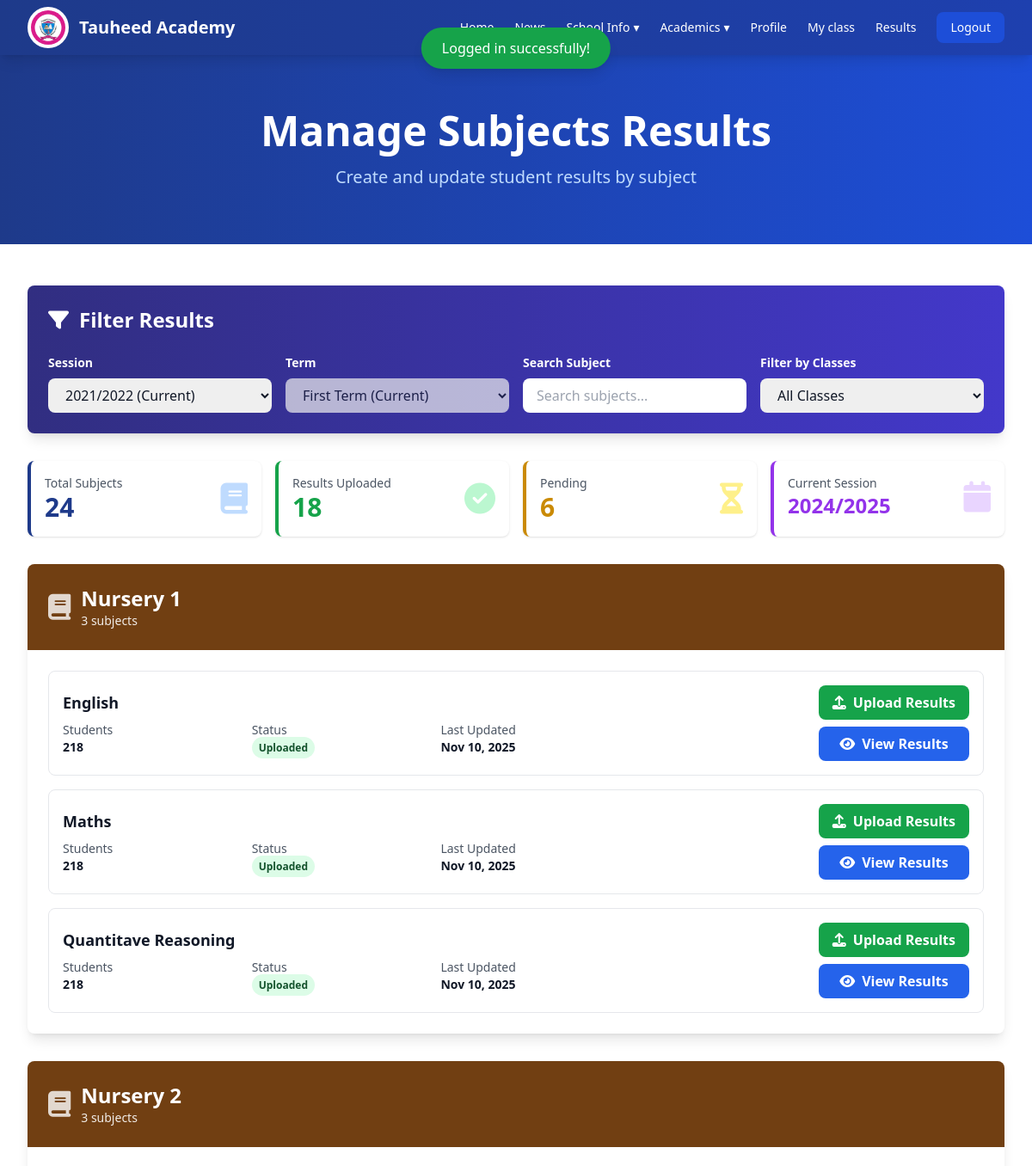
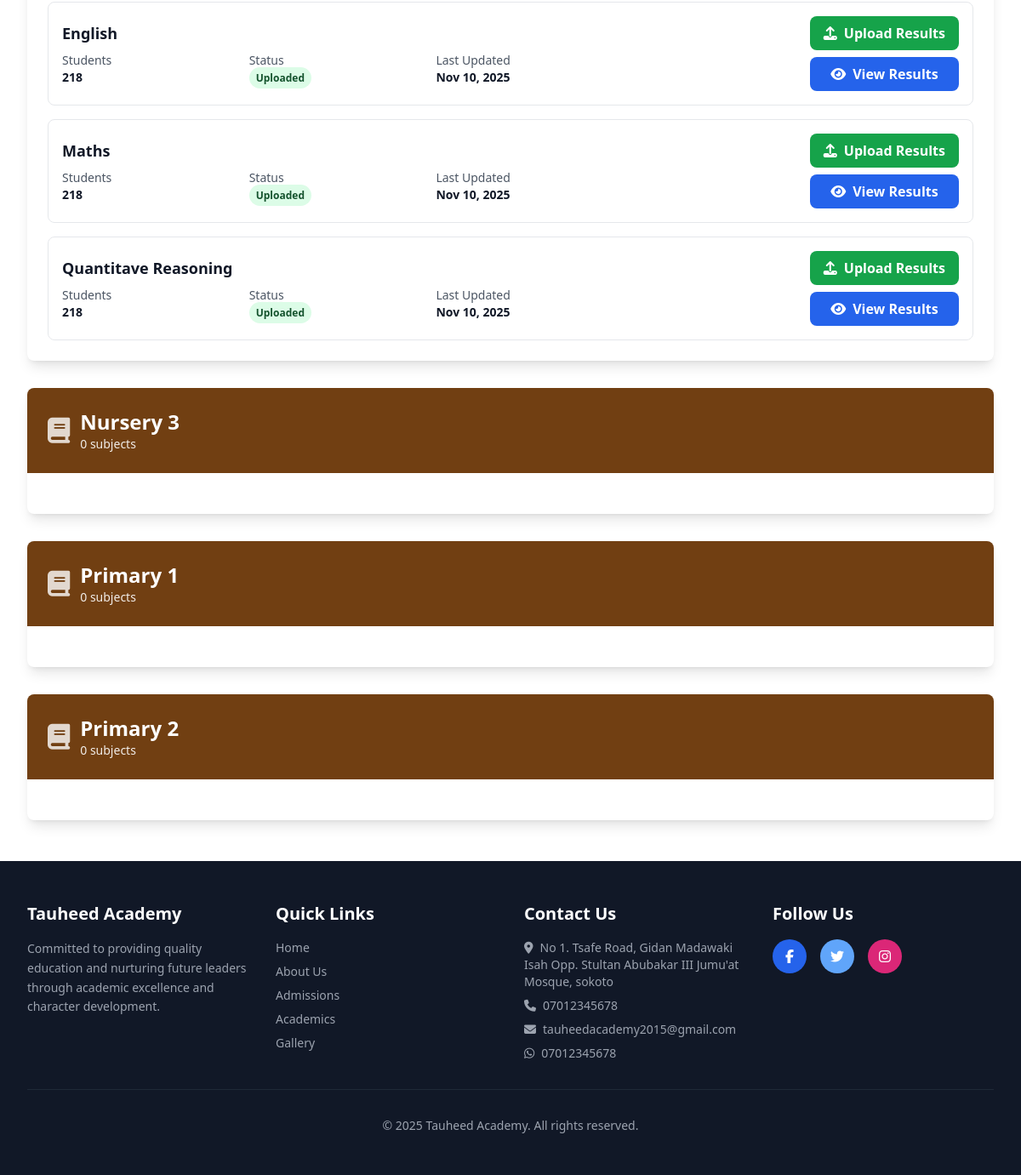
The page /pages/results-management/index.php (signed in) on the database its author committed (2 pictures, top to bottom).
### tables this page shows
CREATE TABLE `schools` (
  `id` int(11) NOT NULL,
  `name` varchar(150) NOT NULL,
  `motto` varchar(255) DEFAULT NULL,
  `address` varchar(255) DEFAULT NULL,
  `phone` varchar(20) DEFAULT NULL,
  `email` varchar(100) DEFAULT NULL,
  `about_message` text DEFAULT NULL,
  `welcome_message` text DEFAULT NULL,
  `whatsapp_number` varchar(20) DEFAULT NULL,
  `facebook` varchar(255) DEFAULT NULL,
  `twitter` varchar(255) DEFAULT NULL,
  `instagram` varchar(255) DEFAULT NULL,
  `admission_number_format` varchar(255) DEFAULT NULL,
  `admission_number_format_description` varchar(255) DEFAULT NULL,
  `created_at` timestamp NOT NULL DEFAULT current_timestamp(),
  `deleted_at` datetime DEFAULT NULL,
  `updated_at` timestamp NOT NULL DEFAULT current_timestamp() ON UPDATE current_timestamp()
);

CREATE TABLE `terms` (
  `id` int(11) NOT NULL,
  `name` varchar(100) NOT NULL,
  `session_id` int(11) NOT NULL,
  `start_date` date DEFAULT NULL,
  `end_date` date DEFAULT NULL,
  `status` enum('pending','ongoing','finished') DEFAULT 'pending',
  `created_at` timestamp NOT NULL DEFAULT current_timestamp(),
  `deleted_at` datetime DEFAULT NULL,
  `updated_at` timestamp NOT NULL DEFAULT current_timestamp() ON UPDATE current_timestamp()
);

CREATE TABLE `sessions` (
  `id` int(11) NOT NULL,
  `name` varchar(100) NOT NULL,
  `start_date` date DEFAULT NULL,
  `end_date` date DEFAULT NULL,
  `status` enum('pending','ongoing','finished') DEFAULT 'pending',
  `created_at` timestamp NOT NULL DEFAULT current_timestamp(),
  `deleted_at` datetime DEFAULT NULL,
  `updated_at` timestamp NOT NULL DEFAULT current_timestamp() ON UPDATE current_timestamp()
);

CREATE TABLE `classes` (
  `id` int(11) NOT NULL,
  `section_id` int(11) NOT NULL,
  `name` varchar(100) NOT NULL,
  `level` int(11) NOT NULL,
  `created_at` timestamp NOT NULL DEFAULT current_timestamp(),
  `deleted_at` datetime DEFAULT NULL,
  `updated_at` timestamp NOT NULL DEFAULT current_timestamp() ON UPDATE current_timestamp()
);

CREATE TABLE `subjects` (
  `id` int(11) NOT NULL,
  `name` varchar(100) NOT NULL,
  `created_at` timestamp NOT NULL DEFAULT current_timestamp(),
  `deleted_at` datetime DEFAULT NULL,
  `updated_at` timestamp NOT NULL DEFAULT current_timestamp() ON UPDATE current_timestamp()
);

### pages/results-management/index.php (the view, shortened to what the rows shown need)
<?php
include(__DIR__ . '/../../includes/header.php');
$stmt = $pdo->prepare("
    SELECT
        classes.id AS class_id,
        classes.name AS class_name,
        subjects.id AS subject_id,
        subjects.name AS subject_name,
        teachers.id AS teacher_id,
        teachers.name AS teacher_name,
        sections.name AS section_name,
        class_subjects.id AS class_subject_id
    FROM classes
    LEFT JOIN class_subjects
        ON classes.id = class_subjects.class_id
    LEFT JOIN subjects
        ON class_subjects.subject_id = subjects.id
        AND subjects.deleted_at IS NULL
    LEFT JOIN teachers
        ON class_subjects.teacher_id = teachers.id
    LEFT JOIN sections
        ON classes.section_id = sections.id
    WHERE classes.deleted_at IS NULL
      AND sections.deleted_at IS NULL
    ORDER BY classes.level, subjects.name
");
$stmt->execute();
$rows = $stmt->fetchAll(PDO::FETCH_ASSOC);
$classes = [];
foreach ($rows as $row) {
    $classId = $row['class_id'];
    if (!isset($classes[$classId])) {
        $classes[$classId] = [
            'id'           => $row['class_id'],
            'name'         => $row['class_name'],
            'section_name' => $row['section_name'],
            'subjects'     => []
        ];
    }
    if (!empty($row['subject_id'])) {
        $classes[$classId]['subjects'][] = [
            'class_subject_id' => $row['class_subject_id'],
            'id'               => $row['subject_id'],
            'name'             => $row['subject_name'],
            'teacher'          => $row['teacher_name'] ?: 'No teacher assigned'
        ];
    }
}
$classes = array_values($classes);
$sessions = selectAllData('sessions');
$stmt = $pdo->prepare("SELECT * FROM terms WHERE deleted_at IS NULL AND status = ?");
$stmt->execute(['ongoing']);
$current_term = $stmt->fetch(PDO::FETCH_ASSOC);
?>
<body class="bg-gray-50">
    <?php include(__DIR__ . '/../../includes/nav.php'); ?>
    <section
        class="bg-gradient-to-r from-blue-900 to-blue-700 text-white py-16">
        <div class="max-w-7xl mx-auto px-4 sm:px-6 lg:px-8 text-center">
            <h1 class="text-4xl md:text-5xl font-bold mb-4">
                Manage Subjects Results
            </h1>
        </div>
    </section>
    <section class="py-12 bg-white">
        <div class="max-w-7xl mx-auto px-4 sm:px-6 lg:px-8">
            <div
                class="bg-gradient-to-r from-indigo-900 to-indigo-700 text-white rounded-lg shadow-lg p-6 mb-8">
                <h2 class="text-2xl font-bold mb-6 flex items-center gap-3">
                    <i class="fas fa-filter"></i>Filter Results
                </h2>
                <div class="grid md:grid-cols-4 gap-4">
                    <div>
                        <label class="block text-sm font-semibold mb-2">Session</label>
                        <select
                            id="sessionSelect"
                            class="w-full px-4 py-2 rounded-lg text-gray-900 focus:outline-none focus:ring-2 focus:ring-indigo-400">
                            <?php foreach ($sessions as $session): ?>
                                <option value="<?= $session['id'] ?>" <?= $current_term['session_id'] === $session['id'] ? "selected" : '' ?>><?= $session['name'] ?> <?= $current_term['session_id'] === $session['id'] ? "(Current)" : '' ?></option>
                            <?php endforeach ?>
                        </select>
                    </div>
                </div>
            </div>
            <div id="sectionsContainer" class="space-y-8">
                <?php foreach ($classes as $class) : ?>
                    <div
                        class="section-container bg-white rounded-lg shadow-lg overflow-hidden"
                        data-class="<?= $class['name'] ?>">
                        <div class="bg-yellow-900 text-white p-6 flex items-center gap-3">
                            <i class="fas fa-book text-3xl opacity-80"></i>
                            <div>
                                <h2 class="text-2xl font-bold"><?= $class['name'] ?></h2>
                                <p class="text-sm opacity-90"><?= count($class['subjects']) ?> subjects</p>
                            </div>
                        </div>
                        <div class="p-6 space-y-4">
                            <?php foreach ($class['subjects'] as $subject) : ?>
                                <div
                                    class="subject-item border border-gray-200 rounded-lg p-4 hover:shadow-md transition"
                                    data-subject="<?= $subject['name'] ?>"
                                    data-class="<?= $class['name'] ?>">
                                    <div
                                        class="flex flex-col md:flex-row md:items-center md:justify-between gap-4">
                                        <div class="flex-1">
                                            <h3 class="text-lg font-bold text-gray-900 mb-2">
                                                <?= $subject['name'] ?>
                                            </h3>
                                            <div class="grid grid-cols-2 md:grid-cols-4 gap-4 text-sm">
                                                <div>
                                                    <p class="text-gray-600">Students</p>
                                                    <p class="font-semibold text-gray-900">218</p>
                                                </div>
                                                <div>
                                                    <p class="text-gray-600">Status</p>
                                                    <span
                                                        class="px-2 py-1 bg-green-100 text-green-900 rounded-full text-xs font-semibold">Uploaded</span>
                                                </div>
                                                <div>
                                                    <p class="text-gray-600">Last Updated</p>
                                                    <p class="font-semibold text-gray-900">Nov 10, 2025</p>
                                                </div>
                                            </div>
                                        </div>
                                        <div class="flex flex-col gap-2 md:w-auto">
                                            <a
                                                href="<?= route('upload-results') . '?subject_id=' . $subject['id'] . '&class_id=' . $class['id'] ?>"
                                                class="createResultBtn bg-green-600 hover:bg-green-700 text-white font-semibold py-2 px-4 rounded-lg transition flex items-center justify-center gap-2">
                                                <i class="fas fa-upload"></i> Upload Results
                                            </a>
                                            <a
                                                href="<?= route('view-subject-result') . '?subject_id=' . $subject['id'] . '&class_id=' . $class['id'] ?>"
                                                class="updateResultBtn bg-blue-600 hover:bg-blue-700 text-white font-semibold py-2 px-4 rounded-lg transition flex items-center justify-center gap-2">
                                                <i class="fas fa-eye"></i> View Results
                                            </a>
                                        </div>
                                    </div>
                                </div>
                            <?php endforeach; ?>
                        </div>
                    </div>
                <?php endforeach ?>
            </div>
        </div>
    </section>
    <?php include(__DIR__ . '/../../includes/footer.php'); ?>
</body>
</html>

### includes/nav.php (shortened to what the rows shown need)
<nav class="bg-gradient-to-r from-blue-900 to-blue-800 text-white sticky top-0 z-50 shadow-lg">
    <div class="max-w-7xl mx-auto px-4 sm:px-6 lg:px-8">
        <div class="flex justify-between items-center h-16">
            <div class="flex items-center gap-3">
                <div>
                    <h1 class="text-xl font-bold"><?= $school['name'] ?? 'Tauheed Academy' ?></h1>
                </div>
            </div>
        </div>
    </div>
</nav>

### includes/footer.php (shortened to what the rows shown need)
<footer class="bg-gray-900 text-white py-12">
    <div class="max-w-7xl mx-auto px-4 sm:px-6 lg:px-8">
        <div class="grid grid-cols-1 md:grid-cols-4 gap-8">
            <div>
                <h3 class="text-xl font-bold mb-4"><?= $school['name'] ?? 'Tauheed Academy' ?></h3>
                <p class="text-gray-400 text-sm leading-relaxed">
                    Committed to providing quality education and nurturing future leaders through academic excellence and character development.
                </p>
            </div>
            <div>
                <ul class="space-y-2 text-sm text-gray-400">
                    <li><i class="fas fa-map-marker-alt mr-2"></i><?= $school['address'] ?? '' ?></li>
                    <li><i class="fas fa-phone mr-2"></i><?= $school['phone'] ?? '' ?></li>
                    <li><i class="fas fa-envelope mr-2"></i><?= $school['email'] ?? '' ?></li>
                    <li><i class="fab fa-whatsapp mr-2"></i><?= $school['whatsapp_number'] ?? '' ?></li>
                </ul>
            </div>
        </div>
        <div class="border-t border-gray-800 mt-8 pt-8 text-center text-gray-400 text-sm">
            <p>&copy; 2025 <?= $school['name'] ?? 'Tauheed Academy' ?>. All rights reserved.</p>
        </div>
    </div>
</footer>

### rows shown on the page
schools: name "Tauheed Academy", address "No 1. Tsafe Road, Gidan Madawaki Isah Opp. Stultan Abubakar III Jumu'at Mosque, sokoto", phone "07012345678", email "tauheedacademy2015@gmail.com", whatsapp_number "07012345678"
terms: session.name "2021/2022 (Current)"
classes: subjects.name "English", subjects.name "Maths", subjects.name "Quantitave Reasoning"
classes: subjects.name "English", subjects.name "Maths", subjects.name "Quantitave Reasoning"
classes: name "Nursery 3", count($class['subjects']) "0"
classes: name "Primary 1", count($class['subjects']) "0"
classes: name "Primary 2", count($class['subjects']) "0"

### other values the page prints
$_SESSION['success'] "Logged in successfully!"
$class['name'] "Nursery 1"
count($class['subjects']) "3"
$class['name'] "Nursery 2"
form field value "First Term (Current)"
